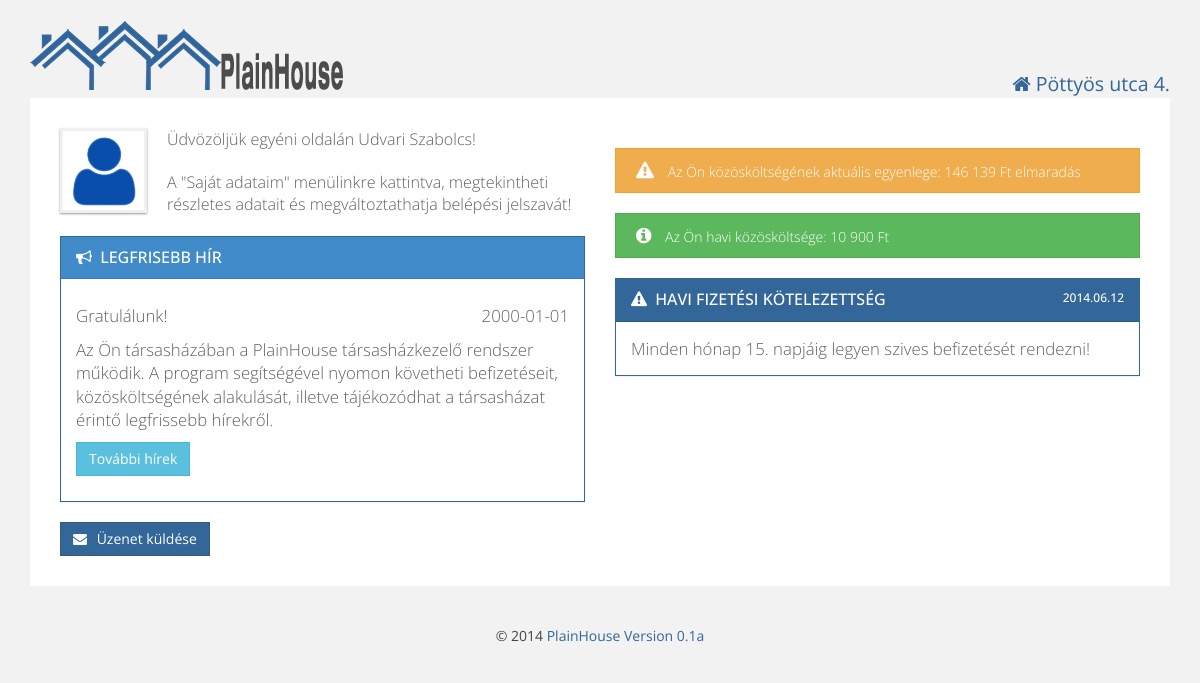
Page / (signed in) on the committed database.
### tables this page shows
CREATE TABLE IF NOT EXISTS `residents` (
  `id` int(11) NOT NULL AUTO_INCREMENT,
  `firstname` varchar(100) NOT NULL,
  `lastname` varchar(100) NOT NULL,
  `email` varchar(100) NOT NULL,
  `username` varchar(25) NOT NULL,
  `password` varchar(512) NOT NULL,
  `depositid` int(11) NOT NULL,
  `active` int(11) NOT NULL DEFAULT '1',
  `admin` int(11) NOT NULL DEFAULT '0',
  PRIMARY KEY (`id`),
  UNIQUE KEY `deposit_id` (`depositid`),
  UNIQUE KEY `e-mail` (`email`)
);

CREATE TABLE IF NOT EXISTS `board` (
  `id` int(11) NOT NULL AUTO_INCREMENT,
  `creation_date` date NOT NULL,
  `title` varchar(250) NOT NULL,
  `text` text NOT NULL,
  `valid_till` date NOT NULL DEFAULT '2099-12-31',
  `valid` tinyint(1) NOT NULL DEFAULT '1',
  PRIMARY KEY (`id`)
);

CREATE TABLE IF NOT EXISTS `deposit_balance` (
  `id` int(11) NOT NULL AUTO_INCREMENT,
  `deposit_id` int(11) NOT NULL,
  `year` year(4) NOT NULL,
  `opening_balance` int(11) NOT NULL,
  `actual_balance` int(11) NOT NULL,
  PRIMARY KEY (`id`),
  KEY `deposit_id` (`deposit_id`)
);

### db.php (called while the page is built, shortened)
<?php
function getUserData($id) {
    $sql = "SELECT `residents`.`id`,`residents`.`firstname`,`residents`.`lastname`,"
            . "`residents`.`email`,`residents`.`username`,`deposits`.`floor`,"
            . "`deposits`.`door` FROM residents LEFT JOIN `deposits` "
            . "ON `residents`.`depositid` = `deposits`.`id` WHERE `residents`.`id` = $id;";
    $result = mysql_query($sql);
    $array = array();
    while ($row = mysql_fetch_assoc($result)) {
        $array = $row;
    }
    return $array;
}
function getCurrentBalance($id) {
    $year = date("Y");
    $sql = "SELECT `actual_balance` FROM `deposit_balance` WHERE `deposit_id` = '$id' AND `year` = '$year'";
    $result = mysql_query($sql);
    while ($row = mysql_fetch_assoc($result)) {
        $balance = $row["actual_balance"];
    }
    return $balance;
}
function getLatestBoardMessage() {
    $sql = "SELECT * FROM `board`  WHERE `valid` = 1 AND (`valid_till`> CURDATE()) ORDER BY `id` DESC LIMIT 1";
    $result = mysql_query($sql);
    while ($row = mysql_fetch_assoc($result)) {
        $msg = $row;
    }
    if (mysql_num_rows($result) != 0) {
        return $msg;
    }
}

### config.php (called while the page is built, shortened)
<?php
$website['title'] = "PlainHouse";
$website['version'] = "0.1a";

### html.php (the view, shortened to what this page needs)
<?php
include_once 'config.php';
function htmlHead($title, $house) {
    echo <<<EOT
	<!doctype html>
<html>
    <head>
        <meta http-equiv="Content-Type" content="text/html; charset=UTF-8">
		<meta name="viewport" content="width=device-width, initial-scale=1.0">
		<link href="favicon.ico" rel="icon" type="image/x-icon" />
        <title>$title - $house</title>
        <script src="js/jquery.js"></script>
        <script src="js/bootstrap.js"></script>
        <script src="js/bootstrap-dialog.js" type="text/javascript"></script>
        <script src="js/plainhome.js" type="text/javascript"></script>
        <script src="js/form-validator.js" type="text/javascript"></script>
		<script src="js/print.js" type="text/javascript"></script>
        <link href='http://fonts.googleapis.com/css?family=Open+Sans' rel='stylesheet' type='text/css'>
        <link href="css/bootstrap-dialog.css" rel="stylesheet" type="text/css"/>
		<link href="css/bootstrap.css" rel="stylesheet">
		<link href="css/style.css" rel="stylesheet">
		<link href="css/plainhome.css" rel="stylesheet">
		<link href="css/datepicker.css" rel="stylesheet">
		<link href="css/font-awesome.min.css" rel="stylesheet">
	<!--[if lt IE 9]>
		<script src="js/html5shiv.js"></script>
		<script src="js/respond.js"></script>
	<![endif]-->
     </head>
    <body>
EOT;
}
function htmlEnd() {
    global $website;
    echo <<<EOT
			</div>
			<div class="footer">
				<p class="textCenter">
                                        &copy; 2014 <a href="http://webariel.hu" target="_blank">PlainHouse Version {$website['version']}</a></p>
			</div>
		</div>
		<script src="js/stacktable.js" type="text/javascript"></script>
	</body>
	</html>
EOT;
}
function webheader($user) {
    global $house;
    echo <<<EOT
    <div class="container">
	    <div class="row">
	        <div class="col-md-8">
	            <div class="logo">
	                <a href="index.php"><img alt="PlainHome" src="pics/logo.png" /></a>
	            </div>
	        </div>
	        <div class="col-md-4 userInfo">
	            <p class="textRight"><i class="fa fa-home"></i> {$house['name']}</p>
	        </div>
	        <div>
	            <div class="nav">
	                <input type="checkbox" id="toggle" />
EOT;
    echo <<<EOT
                </div>
			</div>
	    </div>
		<div class="modal fade" id="signOut" tabindex="-1" role="dialog" aria-hidden="true">
			<div class="modal-dialog">
				<div class="modal-content">
					<div class="modal-body">
						<p class="lead">Biztosan ki akar lépni?</p>
					</div>
					<div class="modal-footer">
						<a href="index.php?logout=1" class="btn btn-success btn-icon-alt">Kilépés <i class="fa fa-sign-out"></i></a>
						<button type="button" class="btn btn-warning btn-icon" data-dismiss="modal"><i class="fa fa-times-circle"></i> Mégsem</button>
					</div>
				</div>
			</div>
		</div>
EOT;
}
function sendMessage() {
    echo <<<EOT
		<a data-toggle="modal" href="#newMsg" class="btn btn-success btn-icon floatLeft"><i class="fa fa-envelope"></i> Üzenet küldése</a>
		<div class="modal fade" id="newMsg" tabindex="-1" role="dialog" aria-hidden="true">
			<div class="modal-dialog">
				<div class="modal-content">
					<div class="modal-header modal-primary">
						<button type="button" class="close" data-dismiss="modal" aria-hidden="true"><i class="fa fa-times"></i></button>
						<h4 class="modal-title">Kérdése van? Információra van szüksége?</h4>
					</div>
					<form action="message.php" method="post">
						<div class="modal-body">
							<div class="form-group">
		                        <label for="subject">Tárgy</label>
								<input type="text" class="form-control" name="subject" id="subject" value="" />
								<span class="help-block">Kérjük, adja meg üzenete tárgyát.</span>
		                    </div>
							<div class="form-group">
								<label for="comment">Üzenet</label>
								<textarea class="form-control" name="comment" id="comment" rows="4"></textarea>
								<span class="help-block">Kérjük fogalmazza meg röviden, lényegretörően üzenetét. HTML kód nem használható!</span>
							</div>
						</div>
						<div class="modal-footer">
							<button type="input" name="submit" value="sendMsg" class="btn btn-success btn-icon"><i class="fa fa-check-square-o"></i> Küldés</button>
							<button type="button" class="btn btn-warning btn-icon" data-dismiss="modal"><i class="fa fa-times-circle"></i> Mégsem</button>
						</div>
					</form>
				</div>
			</div>
		</div>
EOT;
}
function welcomeIndexUser($user, $ccost, $balance) {
    global $house;
    $msg = getLatestBoardMessage();
    $date = date("Y.m.d");
    $cost = number_format($ccost, 0, ',', ' ');
    if ($balance < 0) {
        $abalance = $balance * -1;
    }
    else {
        $abalance = $balance;
    }
    $abalance = number_format($abalance, 0, ',', ' ');
    echo <<<EOT
<div class="content">
		<div class="row">
	<div class="col-md-6">
		<img alt="Tenant Avatar" src="pics/user_avatar.png" class="avatar" />
		<p class="lead welcomeMsg">Üdvözöljük egyéni oldalán {$user['firstname']} {$user['lastname']}!</p>
		<p class="lead welcomeMsg">A "Saját adataim" menülinkre kattintva, megtekintheti részletes adatait és megváltoztathatja belépési jelszavát!</p>
EOT;
if ($msg)
{
	echo <<<EOT
		<div class="panel panel-primary">
		<div class="panel-heading">
		<h3 class="panel-title"><i class="fa fa-bullhorn"></i> Legfrisebb hír</h3>
		</div>
                <div class="panel-body"><p>{$msg['title']}<span style="float: right">{$msg['creation_date']}</span></p>
		<p>{$msg['text']}</p>
		<p><a href="board.php"><button type="button" class="btn btn-info"><i class=""></i>További hírek</button></a></p>
		</div>
		</div>
EOT;
}
echo <<<EOT
	</div>
	<div class="col-md-6">
EOT;
    if ($balance < 0)
    {
        echo <<<EOT
                <div class="alertMsg warning"><i class="fa fa-warning"></i> Az Ön közösköltségének aktuális egyenlege: <span class="floatLeft">$abalance Ft elmaradás</span></div>
EOT;
    }
    else
    {
        echo <<<EOT
                <div class="alertMsg success"><i class="fa fa-info-circle"></i> Az Ön közösköltségének aktuális egyenlege: <span class="floatLeft">$abalance Ft túlfizetés</span></div>
EOT;
    }
    echo <<<EOT
                <div class="alertMsg success"><i class="fa fa-info-circle"></i> Az Ön havi közösköltsége: <span class="floatLeft">$cost Ft</span></div>
		<div class="panel panel-info">
		<div class="panel-heading">
		<h3 class="panel-title"><i class="fa fa-warning"></i> Havi fizetési kötelezettség<span class="floatRight">$date </span></h3>
		</div>
		<div class="panel-body">Minden hónap {$house['payment_day']}. napjáig legyen szives befizetését rendezni!</div>
		</div>
		</div>
	</div>
EOT;
}

### css/style.css (style rules this page uses)
body { background: #f2f2f2; color: #444444; font-family: "Open Sans",sans-serif; font-size: 14px; line-height: 1.42857; }
h1, h2, h3, h4, h5, h6, .h1, .h2, .h3, .h4, .h5, .h6 { font-family: "Open Sans", sans-serif; color: #999999; line-height: 1.1; padding: 2px 0; margin-top: 10px; margin-bottom: 20px; }
p { margin: 10px 0; }
.lead { // margin-bottom: 0; margin-bottom: 20px; font-size: 16.099999999999998px; font-weight: 200; line-height: 1.4; }
.welcomeMsg { margin-top: 0; }
.container { max-width: 1250px; margin-left: auto; margin-right: auto; padding-left: 0; padding-right: 0; }
.container .content { padding: 30px; border-radius: 0; background-color: #ffffff; color: #606060; font-size: 1.2em; font-weight: 200; line-height: 1.4; margin-bottom: 30px; }
.btn { display: inline-block; padding: 6px 12px; margin-bottom: 0; font-size: 14px; font-weight: normal; line-height: 1.428571429; text-align: center; white-space: nowrap; vertical-align: middle; cursor: pointer; border: 1px solid transparent; border-radius: 0; -webkit-user-select: none; -moz-user-select: none; -ms-user-select: none; -o-user-select: none; user-select: none; }
.btn-icon i { margin-right: 6px; }
.btn-success { color: #ffffff; background-color: #336699; border-color: #3e5974; }
.btn-info { color: #ffffff; background-color: #5bc0de; border-color: #46b8da; }
.panel { background-color: #ffffff; border: 1px solid transparent; border-radius: 0; box-shadow: 0 1px 1px rgba(0, 0, 0, 0.05); margin-bottom: 20px; }
.panel-heading { padding: 10px 15px; border-bottom: 1px solid transparent; border-top-right-radius: 0; border-top-left-radius: 0; text-transform: uppercase; }
.panel-title { font-size: 16px; margin-bottom: 0; margin-top: 0; border: 0; text-transform: uppercase; }
.panel-title i { margin-right: 4px; }
.panel-title span { font-size: 12px; }
.panel-primary { border-color: #336699; }
.panel-primary > .panel-heading { color: #ffffff; background-color: #428bca; border-color: #357ebd; }
.panel-primary > .panel-heading > .panel-title { color: #ffffff; }
.panel-info { border-color: #336699; }
.panel-info > .panel-heading { color: #ffffff; background-color: #336699; border-color: #19687f; }
.panel-info > .panel-heading > .panel-title { color: #ffffff; }

### css/plainhome.css (style rules this page uses)
body { padding: 20px 30px; }
a { color: #336699; text-decoration: none; }
img { max-width: 100%; height: auto; vertical-align: middle; border: 0; -ms-interpolation-mode: bicubic; }
.textCenter { text-align: center; }
.textRight { text-align: right; font-size: 1.4em; color: #336699; margin: 50px 0 0 0; }
.floatRight { float: right; }
.logo:before, .logo:after { content: " "; display: table; }
.logo:after { clear: both; }
.logo { max-height: 42px; overflow-x: visible; margin-bottom: 30px; }
.footer:before, .footer:after { content: " "; display: table; }
.footer:after { clear: both; }
.footer { overflow-x: visible; margin-top: 30px; }
.avatar { border: 3px solid #f0f0f0; box-shadow: 0 1px 2px #999999; float: left; margin: 0 20px 10px 0; height: 85px; }
.alertMsg { font-size: 14px; font-family: 'Open Sans', sans-serif; line-height: 1.5em; margin: 20px 0; padding: 12px 30px 10px 20px; position: relative; }
.alertMsg i { font-size: 18px; margin-right: 10px; }
.alertMsg.success { background-color: #5cb85c; border: 1px #4cae4c solid; color: #ffffff; }
.alertMsg.warning { background-color: #f0ad4e; border: 1px #eea236 solid; color: #ffffff; }

### rows in the picture
residents: firstname "Udvari", lastname "Szabolcs"
board: title "Gratulálunk!", creation_date "2000-01-01", text "Az Ön társasházában a PlainHouse társasházkezelő rendszer működik. A program segítségével nyomon követheti befizetéseit, közösköltségének alakulását, illetve tájékozódhat a társasházat érintő legfrissebb hírekről."
deposit_balance: actual_balance "146 139"

### other values in the picture
$house['name'] "Pöttyös utca 4."
$cost "10 900"
$house['payment_day'] "15"
$website['version'] "0.1a"
